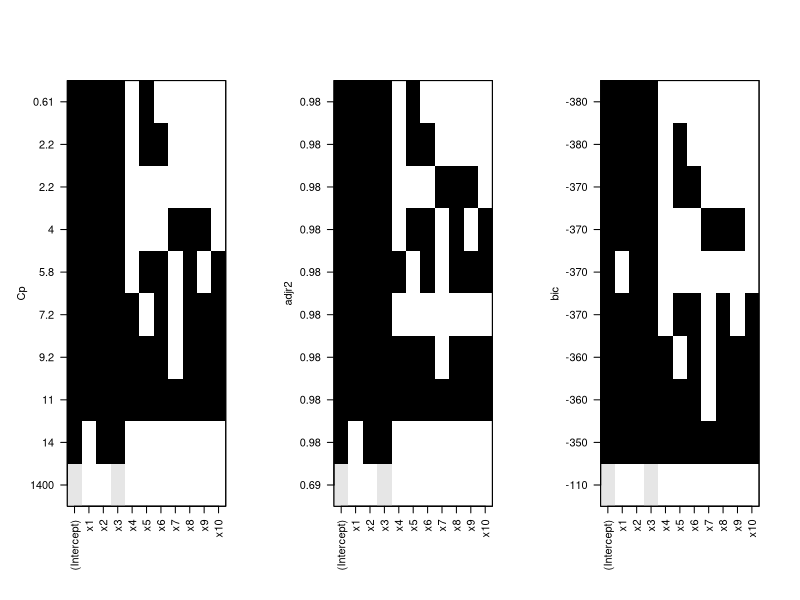
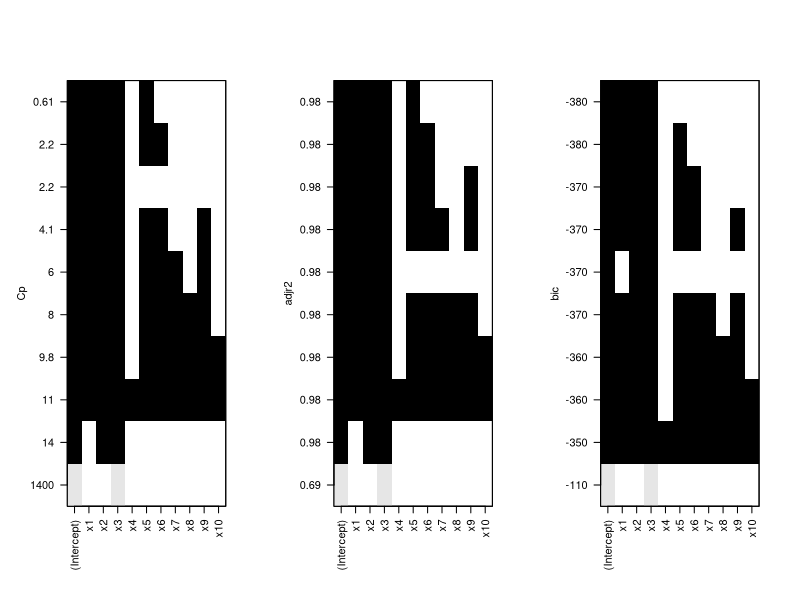
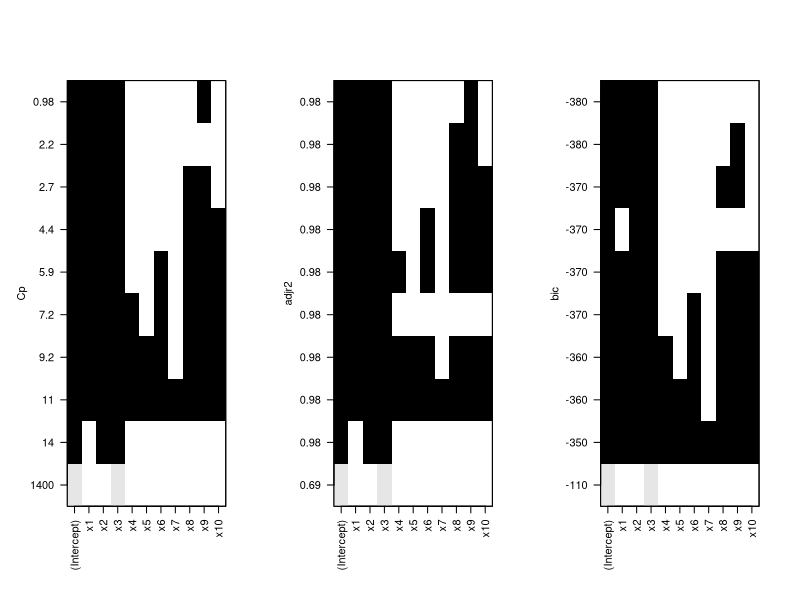
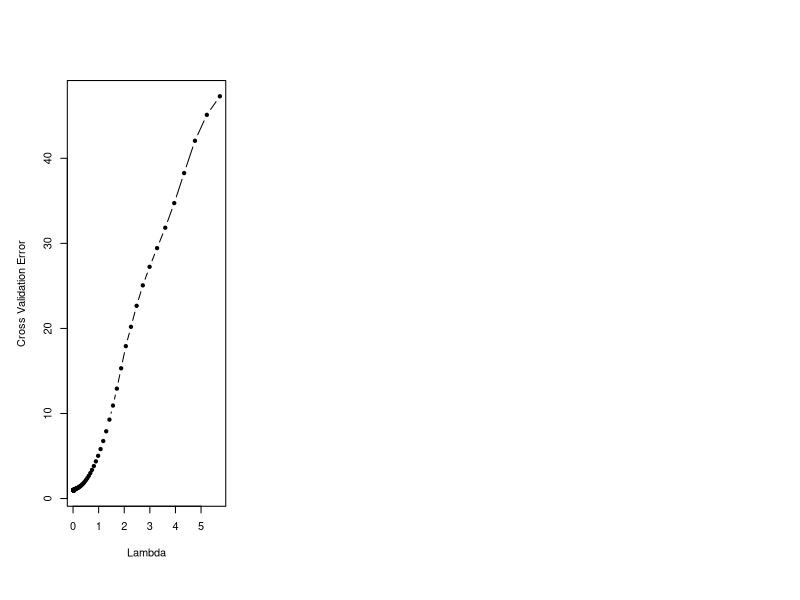
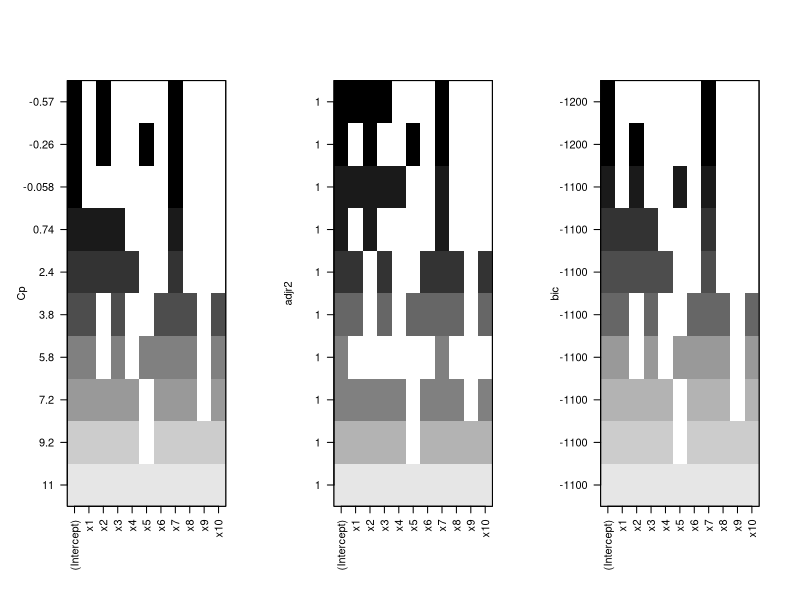

These figures' R source, in order:
## ---- chunk 1
knitr::opts_chunk$set(echo = TRUE)
library(leaps)
library(glmnet)
## ---- chunk 2

## ---- chunk 3
set.seed(1)
x = rnorm(100)
noise = rnorm(100)
## ---- chunk 4
beta0 = -11
beta1 = 0.74
beta2 = 3.45
beta3 = -2.69

#real reality
y = beta0 + beta1*x + beta2*x^2 + beta3*x^3 + noise

#assumed reality
df = cbind.data.frame(y=y, x1=x, x2=x^2, x3=x^3, x4=x^4, x5=x^5, x6=x^6, x7=x^7, x8=x^8, x9=x^9, x10=x^10)
## ---- chunk 5
regfit.full = regsubsets(y~., data = df, nvmax = 10)
par(mfrow = c(1,3))
plot(regfit.full, scale = "Cp")
plot(regfit.full, scale = "adjr2")
plot(regfit.full, scale = "bic")
## ---- chunk 6
coef(regfit.full, 4) #Coefficients of the 4 predictor best subsset
coef(regfit.full, 3) #Coefficients of the 3 predictor best subsset
## ---- chunk 7
regfit.full.fwd = regsubsets(y~., data = df, nvmax = 10, method = "forward")
par(mfrow = c(1,3))
plot(regfit.full.fwd, scale = "Cp")
plot(regfit.full.fwd, scale = "adjr2")
plot(regfit.full.fwd, scale = "bic")

regfit.full.bwd = regsubsets(y~., data = df, nvmax = 10, method = "backward")
par(mfrow = c(1,3))
plot(regfit.full.bwd, scale = "Cp")
plot(regfit.full.bwd, scale = "adjr2")
plot(regfit.full.bwd, scale = "bic")
## ---- chunk 8

coef(regfit.full.fwd, 4) #Coefficients of the 4 predictor best subsset - Forward Stepwise
coef(regfit.full.fwd, 3) #Coefficients of the 3 predictor best subsset - Forward Stepwise

coef(regfit.full.bwd, 4) #Coefficients of the 4 predictor best subsset - Backward Stepwise
coef(regfit.full.bwd, 3) #Coefficients of the 3 predictor best subsset - Backward Stepwise
## ---- chunk 9
x.matrix = model.matrix(y~., data = df)[,-1]

cv.lassofit.full = cv.glmnet(x.matrix, df$y, alpha = 1)
best.lambda = cv.lassofit.full$lambda.min

plot(cv.lassofit.full$lambda, cv.lassofit.full$cvm, xlab = "Lambda", ylab = "Cross Validation Error", pch = 20, type = "b")

lassofit.full = glmnet(x.matrix, df$y, alpha = 1, lambda = best.lambda)
coef.lassofit.full = coef(lassofit.full)[1:11,] #coerces the class to list for better display
coef.lassofit.full
## ---- chunk 10
beta7 = 5.26487
y.8f = beta0 + beta7*x^7 + noise
df.8f = data.frame(y.8f,x.matrix)

regfit.full.8f = regsubsets(y.8f~., data = df.8f, nvmax = 10)
par(mfrow = c(1,3))
plot(regfit.full.8f, scale = "Cp")
plot(regfit.full.8f, scale = "adjr2")
plot(regfit.full.8f, scale = "bic")

coef(regfit.full.8f,2) #Coefficients of the 2 predictor best subsset - Cp
coef(regfit.full.8f,4) #Coefficients of the 4 predictor best subsset - Adj.R.Sq
coef(regfit.full.8f,1) #Coefficients of the 1 predictor best subsset - BIC

cv.lassofit.full.8f = cv.glmnet(x.matrix, y.8f, alpha = 1)
best.lambda.8f = cv.lassofit.full.8f$lambda.min
lassofit.full.8f = glmnet(x = x.matrix, y = df.8f$y.8f, alpha = 1, lambda = cv.lassofit.full.8f$lambda.min)

coef(lassofit.full.8f)[1:11,] #Coefficients of the Lasso fit
